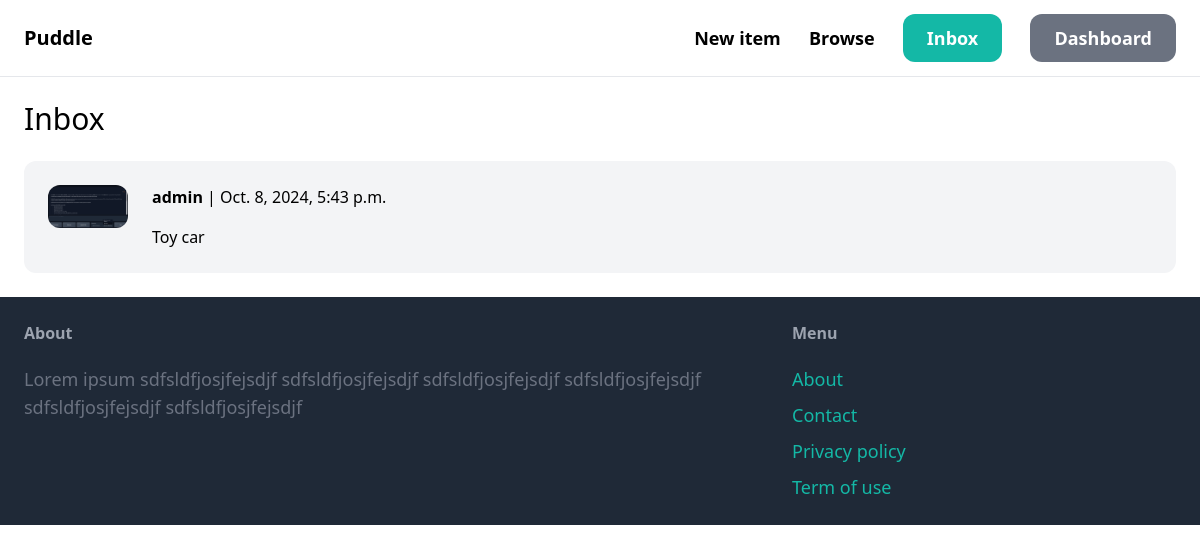
The app's page /inbox/ (signed in), older data.
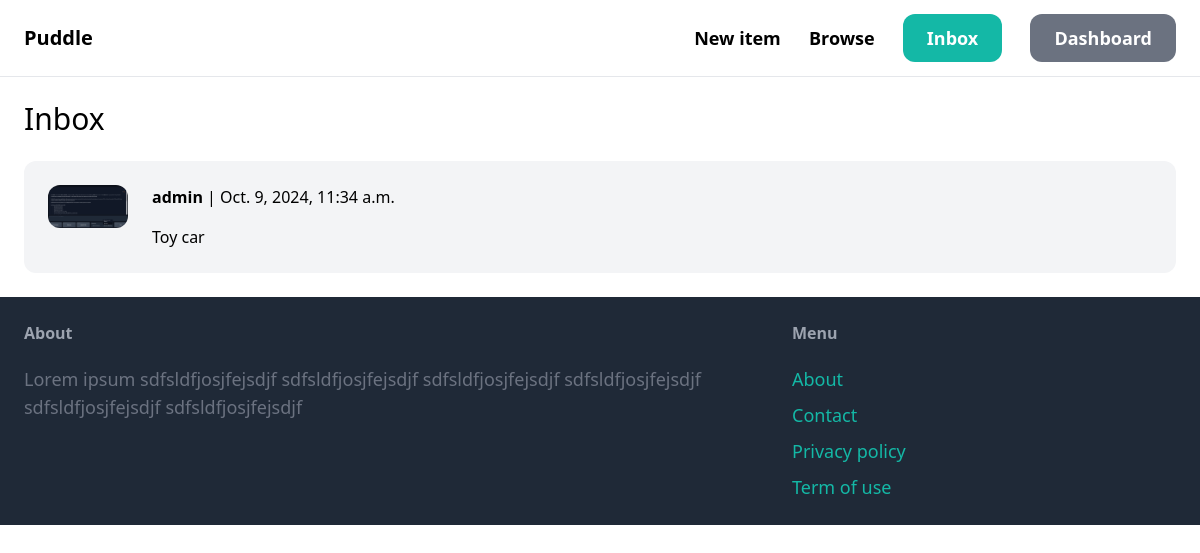
The same page, newer data.
### conversation/models.py (models this page shows)
class Conversation(models.Model):
    item = models.ForeignKey(Item, related_name='conversations', on_delete=models.CASCADE)
    members = models.ManyToManyField(User, related_name='conversations')
    created_at = models.DateTimeField(auto_now_add=True)
    modified_at = models.DateTimeField(auto_now=True)
    class Meta:
        ordering = ('-modified_at',)

### item/models.py (models this page shows, shortened)
class Item(models.Model):
    category = models.ForeignKey(Category, related_name='items', on_delete=models.CASCADE)
    name = models.CharField(max_length=255)
    description = models.TextField(blank=True, null=True)
    price = models.FloatField()
    image = models.ImageField(upload_to='item_images', blank=True, null=True)
    is_sold = models.BooleanField(default=False)
    created_by = models.ForeignKey(User, related_name='items', on_delete=models.CASCADE)
    created_at = models.DateTimeField(auto_now_add=True)

### conversation/views.py (the view)
# urls.py: path('', views.inbox, name='inbox'),
@login_required
def inbox(request):
    conversations = Conversation.objects.filter(members__in=[request.user.id])
    return render(request, 'conversation/inbox.html', {
        'conversations': conversations
    })

### conversation/templates/conversation/inbox.html (shortened to what this page needs)
{% extends 'core/base.html' %}
{% block content %}
<h1 class="mb-6 text-3xl">Inbox</h1>
<div class="space-y-6">
    {% for conversation in conversations %}
        <a href="{% url 'conversation:detail' conversation.id %}">
            <div class="p-6 flex bg-gray-100 rounded-xl">
                <div class="pr-6">
                    <img src="{{ conversation.item.image.url }}" class="w-20 rounded-xl">
                </div>
                <div>
                   {% for member in conversation.members.all %}
                      {% if member != request.user %}
                          <p class="mb-4"><strong>{{ member.username }}</strong> | {{ conversation.modified_at }}</p>
                          <p>{{ conversation.item.name }}</p>
                      {% endif %}
                   {% endfor %}
                </div>
            </div>
        </a>
    {% endfor %}
</div>
{% endblock %}

Row changes from the older to the newer data that the page shows:
changed Conversation "Toy car": modified_at "Oct. 8, 2024, 5:43 p.m." → "Oct. 9, 2024, 11:34 a.m."
